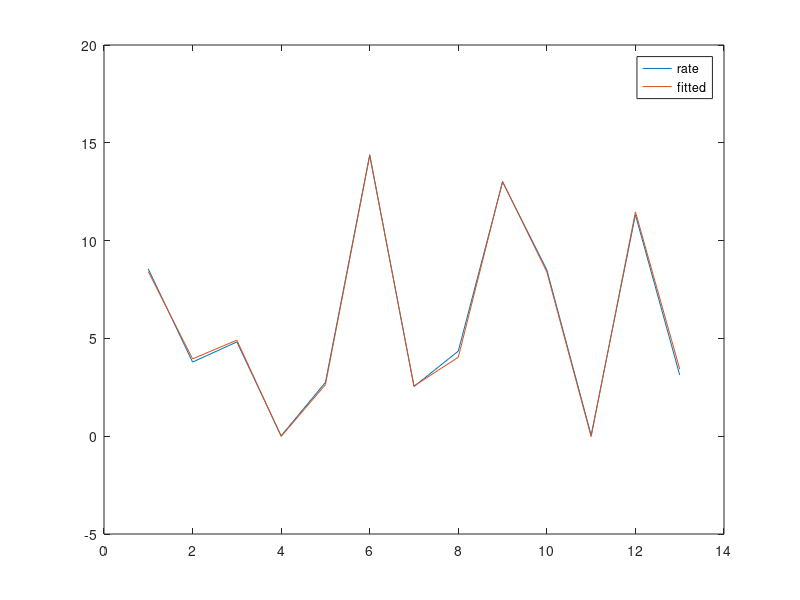

Here is the MATLAB script that generated this plot:
A=[   470   300    10;
   285    80    10;
   470   300   120;
   470    80   120;
   470    80    10;
   100   190    10;
   100    80    65;
   470   190    65;
   100   300    54;
   100   300   120;
   100    80   120;
   285   300    10;
   285   190   120	];
rate=[8.5500
    3.7900
    4.8200
    0.0200
    2.7500
   14.3900
    2.5400
    4.3500
   13.0000
    8.5000
    0.0500
   11.3200
    3.1300];
x1=A(:,1);
x2=A(:,2);
x3=A(:,3);
beta0=[0,0,0,0,0];
rate_fit=@(beta, A)(beta(1)*x2+beta(2)*x3)./(1+beta(3)*x1+beta(4)*x2+beta(5)*x3);
options=optimset('MaxIter',500);
[beta,resnorm]=lsqcurvefit(rate_fit,beta0,[x1 x2 x3],rate,[],[],options);

plot(1:length(rate),rate)
hold on
plot(1:length(rate),rate_fit(beta))
legend('rate','fitted')
